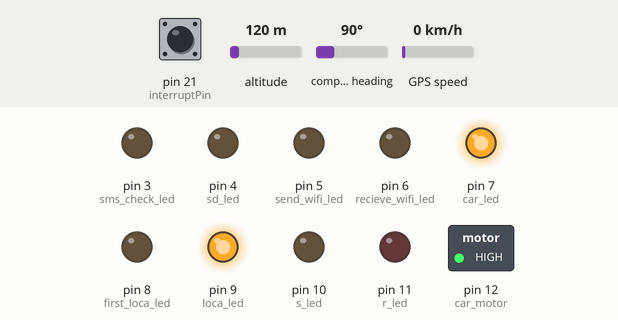
Recording of a sketch running on a simulated Arduino Mega 2560, built with avr-gcc and run on an emulated ATmega2560. Parts: switched loads named in the sketch (green lamp = pin HIGH), output pins drawn as LEDs (lit = HIGH). Inputs (shaded band) come from the test bench; at power-on: pin 21 (interruptPin) HIGH, altitude 120 m, compass heading 90°, GPS speed 0 km/h. Storage starts empty; the GPS gets a fix after 3 s at 37.7749, -122.4194 with 8 satellites; the modem accepts every AT command (registered, SIM ready, sends succeed) and sends nothing else; what the sketch prints to the serial monitor is not drawn.

Above: at 26.6 s.
26.7 s: pin 21 (interruptPin) pulled LOW for 0.15 s
At 32.5 s:
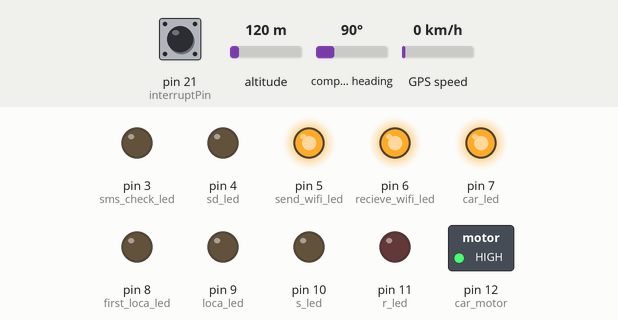
At 36.7 s:
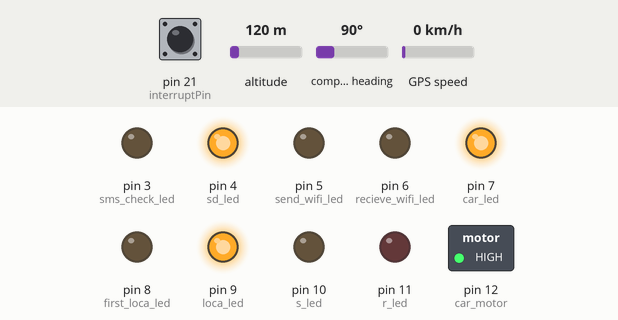
Timing chart, 0 to 66.9 s (numbered marks = the images above; inputs shaded):
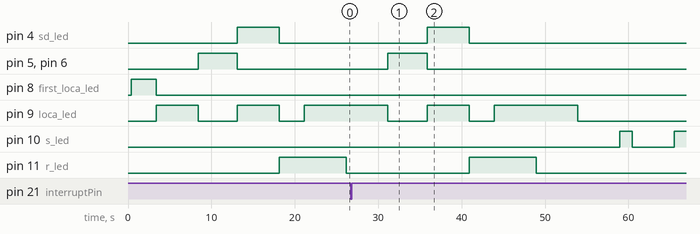

Measured:
- after the input at 26.7 s, pin 4 (sd_led): goes on until 40.9 s, then stays LOW; pin 5 (send_wifi_led), pin 6 (recieve_wifi_led): goes on until 35.9 s, then stays LOW; pin 9 (loca_led): goes on until 53.9 s, then stays LOW; pin 10 (s_led): LOW → HIGH after 32.2 s, → LOW 1.5 s later, → HIGH 5.0 s later; pin 11 (r_led): goes on until 48.9 s, then stays LOW

The sketch:

Final2020.ino
```cpp
/*
  Pinout:
  SD card attached to SPI bus as follows:
  - MOSI - pin51
  - MISO - pin 50
  - CLK - pin 52
  - CS - pin 53

*/

#include <TinyGPS++.h>
#include <SPI.h>
#include <SD.h>

#define GPS_Serial Serial3
#define GSM_Serial Serial2
#define wifi_Serial Serial1
#define interruptPin 21

String NUMBERS[] = {"+201147468880", "+201277430894", "+201111666252", "+201229942419", "+201028570068"};

bool DEBUG = true;   //show more logs
int responseTime = 10; //communication timeout
String incoming_message = "", sms_body = "", sms_number = ""; //recieved
String TextMessage = "" ; //to send
String message = "";
boolean new_message = 0;
boolean sos_present = false;
double longg, latt;
char long_[20], lat_[20];
char new_long[20], new_lat[20];
String old_long;
String old_lat;
String Time = "";
char car_speedc[7];
const int CS = 53;
String filename = "location.txt";
byte s_led = 10;
byte r_led = 11;
byte car_led = 7;
byte car_motor = 12;
byte loca_led = 9;
byte first_loca_led = 8;
byte recieve_wifi_led = 6;
byte send_wifi_led = 5;
byte sd_led = 4;
byte sms_check_led = 3;
String la, lo;
String sm="";

File LOCAT;
TinyGPSPlus gps;

void setup()
{
  Serial.print("Initializing SD card... ");
  if (!SD.begin(CS))
  {
    Serial.println("initialization failed!");
    return;
  }
  Serial.println("initialization success!");
  //Initialization induction leds && motors
  pinMode(s_led, OUTPUT);
  pinMode(r_led, OUTPUT);
  pinMode(car_led, OUTPUT);
  pinMode(car_motor, OUTPUT);
  pinMode(loca_led, OUTPUT);
  pinMode(first_loca_led, OUTPUT);
  pinMode(recieve_wifi_led, OUTPUT);
  pinMode(send_wifi_led, OUTPUT);
  pinMode(sd_led , OUTPUT);
  pinMode(sms_check_led, OUTPUT);
  digitalWrite(s_led, LOW);
  digitalWrite(r_led, LOW);
  digitalWrite(car_led, HIGH);
  digitalWrite(car_motor, HIGH);
  digitalWrite(loca_led, LOW);
  digitalWrite(first_loca_led, LOW);
  digitalWrite(recieve_wifi_led, LOW);
  digitalWrite(send_wifi_led, LOW);
  digitalWrite(sd_led , LOW);
  digitalWrite(sms_check_led, LOW);
  //Start Serial-Communication with Modules
  Serial.begin(9600);
  GPS_Serial.begin(9600);
  GSM_Serial.begin(9600);
  GSM_Serial.setTimeout(2000);
  wifi_Serial.begin(115200);
  //set configurations of Esp8266
  sendToWifi("AT+CWMODE=2", responseTime, DEBUG); // configure as access point
  sendToWifi("AT+CIFSR", responseTime, DEBUG); // get ip address
  sendToWifi("AT+CIPMUX=1", responseTime, DEBUG); // configure for multiple connections
  sendToWifi("AT+CIPSERVER=1,80", responseTime, DEBUG); // turn on server on port 80
  sendToUno("Wifi connection is running!", responseTime, DEBUG);
  delay(300);
  // START HARDWARE INTERRUPT FOR SOS BUTTON
  pinMode(interruptPin, INPUT_PULLUP);
  digitalWrite(interruptPin, HIGH); // TRY WITHOUT
  attachInterrupt(digitalPinToInterrupt(interruptPin), sosMESSAGE, CHANGE);
  get_location_first_time(); // GET INITIAL LOCATION AFTER POWERON
}

void loop()
{

  get_location();
  wifi();
  SD_();
  RecieveMessage();
  if (sos_present)
  {
    get_location_();
    get_time();
    TextMessage += "\nPlease Help Me !";
    for (int i = 0; i < 5; i++)
    {
      sms_number = NUMBERS[i];
      smartDelay(5000);
      SendMessage();
    }
    sos_present = false;
  }
  Time = "";
}

void wifi()
{
  digitalWrite(recieve_wifi_led, HIGH);
  message = readWifiSerialMessage();
  wifi_();
  digitalWrite(recieve_wifi_led, LOW);

}


void wifi_()
{
  digitalWrite(send_wifi_led, HIGH);
   if (String(new_long).toInt() != 0 && String(new_lat).toInt() != 0)
  {
    la = new_lat, lo = new_long;
    sm = String("My Location is : https://maps.google.com/?q=") + la + String(",") + lo ;
  }
  else if (String(new_long).toInt() == 0 && String(new_lat).toInt() == 0)
  {
    la = old_lat, lo = old_long;
    sm = String("My Location is : https://maps.google.com/?q=") + la + String(",") + lo;
  }
  else
  {
    la = lat_, lo = long_;
    sm = String("My Location is : https://maps.google.com/?q=") + la + String(",") + lo;
  }
  get_time_();
  sendData("\n");
  sendData(sm);
  get_speed();
  String s;
  s = car_speedc;
  sendData("\nCar Speed is : " + s + String(" Km/Hr."));
  delay(1000);
  digitalWrite(send_wifi_led, LOW);
}

void sms()
{
  digitalWrite(sms_check_led, HIGH);
  if (new_message)
  {

    if (sms_body == "location" && sms_body != "speed" && sms_body != "turn" && sms_body != "stop" && sms_number == "+201147468880" || sms_number == "+201277430894" || sms_number == "+201111666252")
    {
      get_location_();
      get_time();
      SendMessage();
    }

    else if (sms_body == "speed" && sms_body != "location" && sms_body != "turn" && sms_body != "stop" && sms_number == "+201147468880" || sms_number == "+201277430894" || sms_number == "+201111666252")
    {

      get_speed();
      SendMessage();
    }
    else if (sms_body == "stop" && sms_body != "speed" && sms_body != "turn" && sms_body != "location" && sms_number == "+201147468880" || sms_number == "+201277430894" || sms_number == "+201111666252")
    {

      stop_car();
      SendMessage();
    }

    else if (sms_body == "turn" && sms_body != "speed" && sms_body != "location" && sms_body != "stop" && sms_number == "+201147468880" || sms_number == "+201277430894" || sms_number == "+201111666252")
    {

      run_car();
      SendMessage();
    }
  }
  new_message = 0;
  clear_body();
  Time = "";
  digitalWrite(sms_check_led, LOW);
}

void sosMESSAGE()
{
  sos_present = true;
}
void SD_()
{
  digitalWrite(sd_led, HIGH);
  get_location_();
  get_time();
  writeToSD(TextMessage); //Write location to SD
  digitalWrite(sd_led, LOW);
}
```

GPS.ino
```cpp
void get_location_first_time()
{
  digitalWrite(first_loca_led, HIGH);

  do {
    while (GPS_Serial.available() > 0)
      gps.encode(GPS_Serial.read());

    if (gps.location.isValid());
    {
      dtostrf(gps.location.lng(), 7, 6, long_);
      dtostrf(gps.location.lat(), 7, 6, lat_);

    }
  } while (String(long_).toInt() == 0 || String(lat_).toInt() == 0);

  digitalWrite(first_loca_led, LOW);

}

void get_location()
{

  digitalWrite(loca_led, HIGH);
  unsigned long start = millis();
  do {
    while (GPS_Serial.available() > 0)
      gps.encode(GPS_Serial.read());

    if (gps.location.isValid());
    {
      dtostrf(gps.location.lng(), 7, 6, new_long);
      old_long == new_long;
      String(old_long).toInt();
      dtostrf(gps.location.lat(), 7, 6, new_lat);
      old_lat == new_lat;
      String(old_lat).toInt();
    }

  } while (millis() - start < 5000);


  if (String(new_long).toInt() != 0 && String(new_lat).toInt() != 0)
  {
    la = new_lat, lo = new_long;
    TextMessage = String("My Location is : https://maps.oogle.com/?q=") + la + String(",") + lo ;
  }
  else if (String(new_long).toInt() == 0 && String(new_lat).toInt() == 0)
  {
    la = old_lat, lo = old_long;
    TextMessage = String("My Location is : https://maps.oogle.com/?q=") + la + String(",") + lo;
  }
  else
  {
    la = lat_, lo = long_;
    TextMessage = String("My Location is : https://maps.oogle.com/?q=") + la + String(",") + lo;
  }
  digitalWrite(loca_led, LOW);
}

void get_location_()
{

  digitalWrite(loca_led, HIGH);
  unsigned long start = millis();
  do {
    while (GPS_Serial.available() > 0)
      gps.encode(GPS_Serial.read());

    if (gps.location.isValid());
    {
      dtostrf(gps.location.lng(), 7, 6, new_long);
      old_long == new_long;
      String(old_long).toInt();
      dtostrf(gps.location.lat(), 7, 6, new_lat);
      old_lat == new_lat;
      String(old_lat).toInt();
    }

  } while (millis() - start < 5000);


  if (String(new_long).toInt() != 0 && String(new_lat).toInt() != 0)
  {
    la = new_lat, lo = new_long;
    TextMessage = String("My Location is : https://maps.google.com/?q=") + la + String(",") + lo ;
  }
  else if (String(new_long).toInt() == 0 && String(new_lat).toInt() == 0)
  {
    la = old_lat, lo = old_long;
    TextMessage = String("My Location is : https://maps.google.com/?q=") + la + String(",") + lo;
  }
  else
  {
    la = lat_, lo = long_;
    TextMessage = String("My Location is : https://maps.google.com/?q=") + la + String(",") + lo;
  }
  digitalWrite(loca_led, LOW);
}

void get_time()
{
  Time += "\nTime : ";

  while (GPS_Serial.available() > 0)
    gps.encode(GPS_Serial.read());
  {
    if (gps.date.isValid())
    {
      Time += String(gps.date.year());
      Time += "/";
      Time += String(gps.date.month());
      Time += "/";
      Time += String(gps.date.day());
      Time += " ";
    }


    if (gps.time.isValid())
    {
      if ((gps.time.hour() + 2) < 10) TextMessage += "0";
      Time += String((gps.time.hour() + 2));
      Time += ":";
      if (gps.time.minute() < 10) Time += "0";
      Time += String(gps.time.minute());
      Time += ":";
      if (gps.time.second() < 10) Time += "0";
      Time += String(gps.time.second());
      Time += ".";
    }
    else {
      TextMessage += "\n Last Time Unknown";
    }

    TextMessage += Time;
  }
  Time = "";
}

void get_time_()
{
  Time += "\nTime : ";

  while (GPS_Serial.available() > 0)
    gps.encode(GPS_Serial.read());
  {
    if (gps.date.isValid())
    {
      Time += String(gps.date.year());
      Time += "/";
      Time += String(gps.date.month());
      Time += "/";
      Time += String(gps.date.day());
      Time += " ";
    }


    if (gps.time.isValid())
    {
      if ((gps.time.hour() + 2) < 10) TextMessage += "0";
      Time += String((gps.time.hour() + 2));
      Time += ":";
      if (gps.time.minute() < 10) Time += "0";
      Time += String(gps.time.minute());
      Time += ":";
      if (gps.time.second() < 10) Time += "0";
      Time += String(gps.time.second());
      Time += ".";
    }
    else {
      sm += "\n Last Time Unknown";
    }

    sm += Time;
  }
}

void get_speed()
{

  //speed 1, speed 2 , speed 3 then take average 1 second delay between each readings
  float car_speed = 0.0;
  int count = 0;

  while (1)
  {
    while (GPS_Serial.available() > 0)
      gps.encode(GPS_Serial.read());

    if (gps.speed.isValid() && count < 3);
    {
      car_speed += gps.speed.kmph();
      smartDelay(1000);
      count++;
    }
    if (count == 3)break;
  }

  car_speed /= 3.0;

  dtostrf(car_speed, 3, 2, car_speedc);

  TextMessage = String("Car Speed : ") + String(car_speedc) + String(" Km/Hr.");
}

static void smartDelay(unsigned long ms)
{
  unsigned long start = millis();
  do
  {
    while (GPS_Serial.available())
      gps.encode(GPS_Serial.read());
  } while (millis() - start < ms);
}
```

GSM.ino
```cpp
void stop_car()
{
  digitalWrite(car_led, LOW);
  digitalWrite(car_motor, LOW);
  TextMessage = String("the car stopped ");
}

void run_car()
{
  digitalWrite(car_led, HIGH);
  digitalWrite(car_motor, HIGH);
  TextMessage = String("the car is running ");
}

void SendMessage()
{
  digitalWrite(s_led, HIGH);
  GSM_Serial.println("AT+CMGF=1");    //Sets the GSM Module in Text Mode
  delay(500);  // Delay of 1000 milli seconds or 1 second
  GSM_Serial.print("AT+CMGS=\""); // Replace x with mobile number
  GSM_Serial.println(sms_number + "\"");
  delay(500);
  GSM_Serial.println(TextMessage);// The SMS text you want to send
  delay(500);
  GSM_Serial.println((char)26);// ASCII code of CTRL+Z
  digitalWrite(s_led, LOW);

}

void RecieveMessage()
{
  digitalWrite(r_led, HIGH);
  GSM_Serial.println("AT+CNMI=2,2,0,0,0");
  incoming_message = "";
  while (!GSM_Serial.available()); // wait until gsm sends something //modify for 5 seconds
  if (GSM_Serial.find("+CMT:"))
  {
    new_message = 1;
    incoming_message = GSM_Serial.readString(); //setTimeOut if problem with length
    sms_body = incoming_message.substring(incoming_message.lastIndexOf('"') + 3);
    sms_number = incoming_message.substring(incoming_message.indexOf('"') + 1, incoming_message.indexOf('"', incoming_message.indexOf('"') + 1));
    sms_body.toLowerCase();

    if (find_text("location", sms_body) != -1)// if not found returns -1 and if found returns the start
    {
      sms_body = sms_body.substring(find_text("location", sms_body), find_text("location", sms_body) + 8);
    }

    else if (find_text("speed", sms_body) != -1) // if not found returns -1 and if found returns the start
    {
      sms_body = sms_body.substring(find_text("speed", sms_body), find_text("speed", sms_body) + 5);
    }

    else if (find_text("turn", sms_body) != -1)// if not found returns -1 and if found returns the start
    {
      sms_body = sms_body.substring(find_text("turn", sms_body), find_text("turn", sms_body) + 4);
    }

    else if (find_text("stop", sms_body) != -1) // if not found returns -1 and if found returns the start
    {
      sms_body = sms_body.substring(find_text("stop", sms_body), find_text("stop", sms_body) + 4);
    }
  }
  delay(1000);
  get_location();
  sms();
  digitalWrite(r_led, LOW);
}
int find_text(String needle, String haystack)
{
  int foundpos = -1;
  for (int i = 0; i <= haystack.length() - needle.length(); i++) {
    if (haystack.substring(i, needle.length() + i) == needle) {
      foundpos = i;
    }
  }
  return foundpos;
}

void clear_body()
{
  sms_body = "";
  sms_number = "";
}
```

SD.ino
```cpp
void writeToSD(String LOCATION)
{
  // Open file
  LOCAT = SD.open(filename, FILE_WRITE);

  // If the file opened okay, write to it:
  if (LOCAT)
  {
    //Debug to Serial

    //Serial.print("Writing to ");
    //Serial.print(filename);
    //Serial.println("...");


    //Write to file
    LOCAT.print(LOCATION);
    LOCAT.println();

    // close the file:
    LOCAT.close();

    //Debug to Serial
    //Serial.println("done.");
  }
  else
  {
    // if the file didn't open, print an error:
    //Serial.print("error opening ");
    //Serial.println(filename);
  }
}

void readFromSD()
{
  // Open the file for reading:
  LOCAT = SD.open(filename);
  if (LOCAT)
  {
    //Serial.print("Contents of ");
    //Serial.print(filename);
    //Serial.println(":");

    // Read from file until there's nothing else in it:
    while (LOCAT.available())
    {
      //Serial.write(LOCAT.read());
    }
    // Close the file:
    LOCAT.close();
  }
  else
  {
    // If the file didn't open, print an error:
    //Serial.print("error opening ");
    //Serial.println(filename);
  }
}
```

Wifi.ino
```cpp
/*
  Name: sendData
  Description: Function used to send string to tcp client using cipsend
  Params:
  Returns: void
*/
void sendData(String str) {
  String len = "";
  len += str.length();
  sendToWifi("AT+CIPSEND=0," + len, responseTime, DEBUG);
  delay(100);
  sendToWifi(str, responseTime, DEBUG);
  delay(100);
  sendToWifi("AT+CIPCLOSE=5", responseTime, DEBUG);
}


/*
  Name: find
  Description: Function used to match two string
  Params:
  Returns: true if match else false
*/
boolean find(String string, String value) {
  if (string.indexOf(value) >= 0)
    return true;
  return false;
}


/*
  Name: readSerialMessage
  Description: Function used to read data from Arduino Serial.
  Params:
  Returns: The response from the Arduino (if there is a reponse)
*/
String  readSerialMessage() {
  char value[100];
  int index_count = 0;
  while (Serial.available() > 0) {
    value[index_count] = Serial.read();
    index_count++;
    value[index_count] = '\0'; // Null terminate the string
  }
  String str(value);
  str.trim();
  return str;
}


/*
  Name: readWifiSerialMessage
  Description: Function used to read data from ESP8266 Serial.
  Params:
  Returns: The response from the esp8266 (if there is a reponse)
*/
String  readWifiSerialMessage() {
  char value[100];
  int index_count = 0;
  while (wifi_Serial.available() > 0) {
    value[index_count] = wifi_Serial.read();
    index_count++;
    value[index_count] = '\0'; // Null terminate the string
  }
  String str(value);
  str.trim();
  return str;
}


/*
  Name: sendToWifi
  Description: Function used to send data to ESP8266.
  Params: command - the data/command to send; timeout - the time to wait for a response; debug - print to Serial window?(true = yes, false = no)
  Returns: The response from the esp8266 (if there is a reponse)
*/
String sendToWifi(String command, const int timeout, boolean debug) {
  String response = "";
  wifi_Serial.println(command); // send the read character to the esp8266
  long int time = millis();
  while ( (time + timeout) > millis())
  {
    while (wifi_Serial.available())
    {
      // The esp has data so display its output to the serial window
      char c = wifi_Serial.read(); // read the next character.
      response += c;
    }
  }
  if (debug)
  {
    //Serial.println(response);
  }
  return response;
}

/*
  Name: sendToWifi
  Description: Function used to send data to ESP8266.
  Params: command - the data/command to send; timeout - the time to wait for a response; debug - print to Serial window?(true = yes, false = no)
  Returns: The response from the esp8266 (if there is a reponse)
*/
String sendToUno(String command, const int timeout, boolean debug) {
  String response = "";
  Serial.println(command); // send the read character to the esp8266
  long int time = millis();
  while ( (time + timeout) > millis())
  {
    while (Serial.available())
    {
      // The esp has data so display its output to the serial window
      char c = Serial.read(); // read the next character.
      response += c;
    }
  }
  if (debug)
  {
    Serial.println(response);
  }
  return response;
}
```
